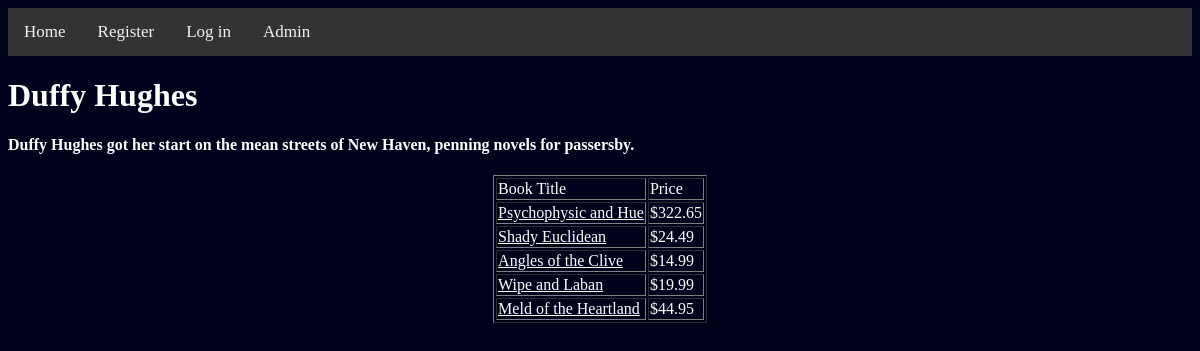
Screenshot of /bio.php?ID=10002 with the database file from the repository.
### tables this page shows
create table author
    (authorName        varchar(255),
     authorNo    varchar(15),
     bio        varchar(1000),
     primary key (authorNo)
    );

create table book
    (bookNo        varchar(15),
     title        varchar(255),
     price        decimal(10,2),
     subject    varchar(255),
     publishDate DATE,
     ageGroup    varchar(255),
     primary key (bookNo)
    );

### bio.php (the view, shortened to what this page needs)
<!DOCTYPE HTML>
<html>
<head>
<link rel="stylesheet" type="text/css" href="css/spamstyle.css">
</head>
<body>
<?php
include_once('Header.php');
include('db_key.php');
$query = mysqli_query($dbconnect, "SELECT authorName,bio FROM author
										WHERE authorNo='".$_GET['ID']."' ")
   or die (mysqli_error($dbconnect));
$authorInfo=mysqli_fetch_array($query);
echo "<h1>{$authorInfo['authorName']}</h1>
<h4>{$authorInfo['bio']}</h4>";
?>
<table border="1" align="center">
<tr>
  <td>Book Title</td>
  <td>Price</td>
</tr>
<?php
$query = mysqli_query($dbconnect, "SELECT book.title, book.price,book.bookNo,author.authorNo, author.authorName FROM author
										INNER JOIN wroteBy ON wroteBy.authorNo=author.authorNo
										INNER JOIN book ON book.bookNo=wroteBy.bookNo
										WHERE author.authorNo='".$_GET['ID']."' ")
   or die (mysqli_error($dbconnect));
while ($row = mysqli_fetch_array($query)) {
  echo
   "<tr>
    <td><a href='book.php?ID={$row['bookNo']}'>{$row['title']}</td>
    <td>\${$row['price']}</td>
   </tr>\n";
}
?>
</table>
</body>
</html>

### css/spamstyle.css (style rules this page uses)
body { background-color:#00021b; color:white; }
a { color:white }

### rows the page displays
author: authorName "Duffy Hughes", bio "Duffy Hughes got her start on the mean streets of New Haven, penning novels for passersby.", book.title "Psychophysic and Hue", book.price "322.65", book.title "Shady Euclidean", book.price "24.49", book.title "Angles of the Clive", book.price "14.99", book.title "Wipe and Laban", book.price "19.99", book.title "Meld of the Heartland", book.price "44.95"
